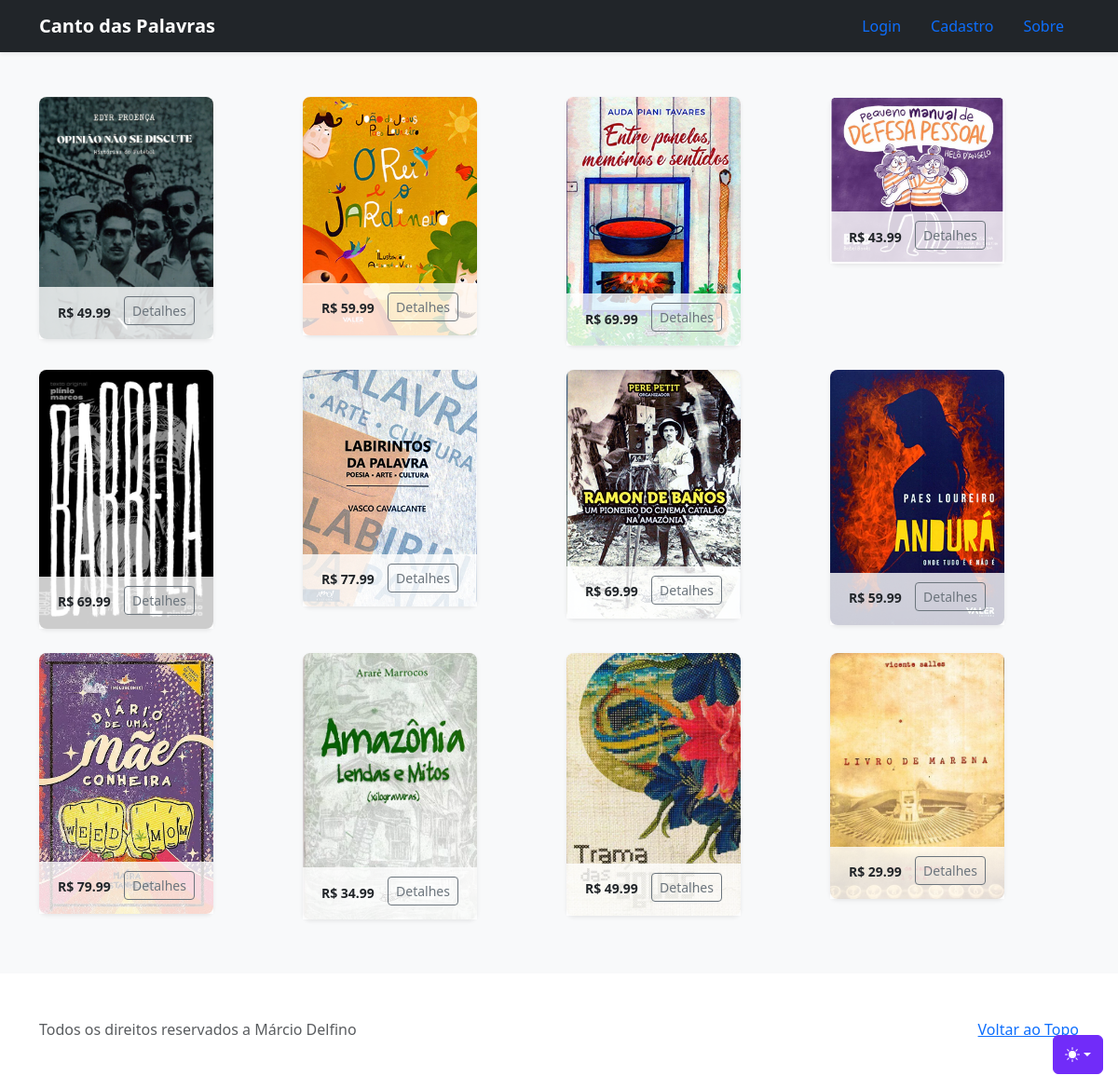
The page / on the database its author committed.
### tables this page shows
CREATE TABLE `livros` (
  `idlivro` int(11) NOT NULL,
  `nomelivro` varchar(255) NOT NULL,
  `nomeautor` varchar(255) NOT NULL,
  `descricao` text NOT NULL,
  `preco` decimal(7,2) NOT NULL,
  `tema` varchar(255) NOT NULL,
  `imagem` varchar(500) NOT NULL
);

### index.php (the view, shortened to what this page needs)
<?php
require_once('src/conexao-bd.php');
$sql = 'SELECT idlivro, nomelivro, nomeautor, descricao, preco, tema, imagem FROM livros';
$livros = $pdo->query($sql, null);
?>
<!doctype html>
<html lang="pt-br" data-bs-theme="auto">
  <head><script src="../assets/js/color-modes.js"></script>
    <link rel="stylesheet" href="https://cdn.jsdelivr.net/npm/@docsearch/css@3">
    <link href="../assets/dist/css/bootstrap.min.css" rel="stylesheet">
    <link href="assets/dist/css/style.css" rel="stylesheet">
  </head>
  <body>
    <div class="dropdown position-fixed bottom-0 end-0 mb-3 me-3 bd-mode-toggle">
      <button class="btn btn-bd-primary py-2 dropdown-toggle d-flex align-items-center"
              id="bd-theme"
              type="button"
              aria-expanded="false"
              data-bs-toggle="dropdown"
              aria-label="Toggle theme (auto)">
        <svg class="bi my-1 theme-icon-active" width="1em" height="1em"><use href="#circle-half"></use></svg>
      </button>
    </div>
<header class="navbar navbar-dark bg-dark shadow-sm">
  <div class="container">
    <a href="index.php" class="navbar-brand d-flex align-items-center">
      <strong>Canto das Palavras</strong>
    </a>
    <ul class="nav">
      <?php
      if(isset($_SESSION['idusuario'])){
        echo '<li class="nav-item">
                <a class="nav-link btn btn-outline-light" href="logout.php">Logout</a>
              </li>
              <li class="nav-item">
                <a class="nav-link btn btn-outline-light" href="carrinho.php">Carrinho</a>
              </li>
              <li class="nav-item">
                <a class="nav-link btn btn-outline-light" href="contato.php">Contato</a>
              </li>
              <li class="nav-item">
                <a class="nav-link btn btn-outline-light" href="sobre.php">Sobre</a>
              </li>'
              ;
      } else {
        echo '<li class="nav-item">
                <a class="nav-link btn btn-outline-light" href="login.php">Login</a>
              </li>
              <li class="nav-item">
                <a class="nav-link btn btn-outline-light" href="cadastrousuario.php">Cadastro</a>
              </li>
              <li class="nav-item">
                <a class="nav-link btn btn-outline-light" href="sobre.php">Sobre</a>
              </li>'
              ;
      }?>
    </ul>
  </div>
</header>
<main>
  <div class="album py-5 bg-body-tertiary">
    <div class="container">
      <div class="row row-cols-1 row-cols-sm-2 row-cols-md-3 g-3">
        <?php foreach($livros as $livro): ?>
          <div class="col-md-3">
            <div class="card shadow-sm">
                <a href="detalhes_livro.php?id=<?= $livro['idlivro']; ?>" style="text-decoration: none; color: inherit;">
                    <img src="<?= $livro["imagem"]; ?>" class="card-img-top">
                    <div class="card-body">
                        <span class="card-price"><?= "R$ " . $livro["preco"]; ?></span>
                        <a href="detalheslivro.php?id=<?= $livro['idlivro']; ?>" class="btn btn-sm btn-outline-secondary btn-details">Detalhes</a>
                    </div>
                </a>
            </div>
          </div>
        <?php endforeach; ?>
      </div>
    </div>
  </div>
</main>
<footer class="text-body-secondary py-5">
  <div class="container">
    <p class="float-end mb-1">
      <a href="#">Voltar ao Topo</a>
    </p>
    <p class="mb-1">Todos os direitos reservados a Márcio Delfino</p>
  </div>
</footer>
</body>
</html>

### index.php (style rules this page uses)
.card { display: flex; flex-direction: column; justify-content: space-between; align-items: center; border: none; border-radius: 8px; box-shadow: 0 4px 8px rgba(0, 0, 0, 0.1); padding: 0; margin-bottom: 10px; width: 70%; }
.card-img-top { width: 100%; height: auto; object-fit: cover; border-radius: 8px; }
.card-body { padding: 10px; text-align: center; background-color: rgba(255, 255, 255, 0.8); width: 100%; position: absolute; bottom: 0; box-sizing: border-box; }
.card-price { font-weight: bold; font-size: 14px; margin-right: 5px; margin-top: 5px; }
.btn-details { font-size: 14px; margin-left: 5px; margin-bottom: 5px; }

### rows shown on the page
livros: imagem (picture), preco "49.99"
livros: imagem (picture), preco "59.99"
livros: imagem (picture), preco "69.99"
livros: imagem (picture), preco "43.99"
livros: imagem (picture), preco "69.99"
livros: imagem (picture), preco "77.99"
livros: imagem (picture), preco "69.99"
livros: imagem (picture), preco "59.99"
livros: imagem (picture), preco "79.99"
livros: imagem (picture), preco "34.99"
livros: imagem (picture), preco "49.99"
livros: imagem (picture), preco "29.99"
